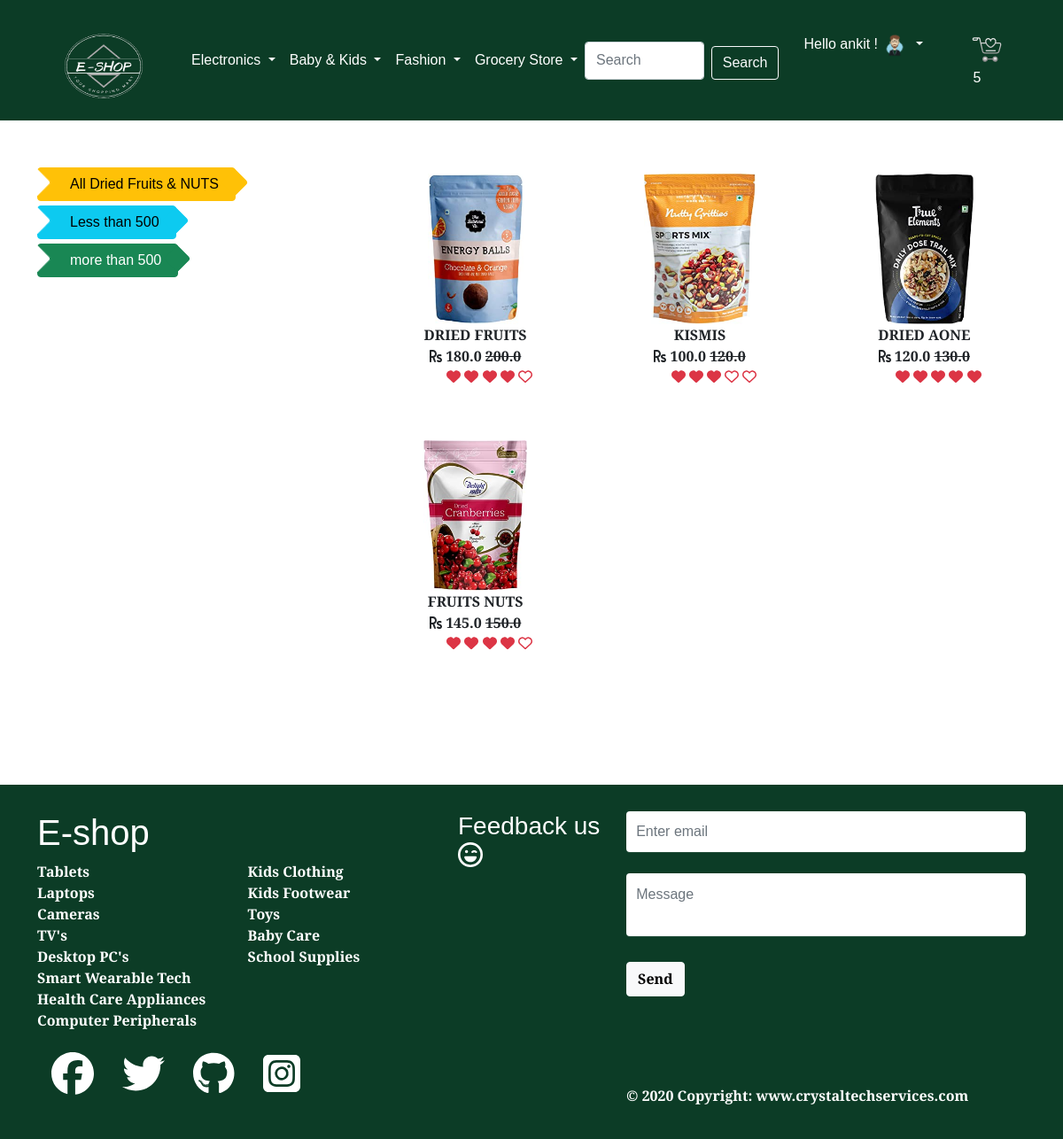
Page /DF (signed in) on the committed database.
### app/models.py (models this page shows, shortened)
class Product(models.Model):
    title = models.CharField(max_length=200)
    selling_price = models.FloatField()
    discounted_price = models.FloatField()
    description = models.TextField()
    brand = models.CharField(max_length=200)
    category = models.CharField(choices = CATEGORY_CHOICES, max_length=2)
    product_image = models.ImageField(upload_to = 'productimg')
    quantity_available=models.IntegerField(default=100)
    ratings=models.IntegerField(default =5)
    offer=models.BooleanField(default=False)
    offer_value=models.IntegerField(default=10)

### app/views.py (the view)
# urls.py: path('DF',views.DriedFruitNuts,name='DF'),
@login_required
def DriedFruitNuts(request, data=None):
    if data == None:
        DF= Product.objects.filter(category='DF')
    elif data == 'above':
        DF = Product.objects.filter(
            category='DF').filter(discounted_price__gt=500)
    elif data == 'below':
        DF= Product.objects.filter(
            category='DF').filter(discounted_price__lt=500)
    if request.user.is_authenticated:
        totalitem = len(Cart.objects.filter(user=request.user))
    return render(request, 'app/DriedFruits.html', {'DF': DF, 'totalitem': totalitem})

### app/templates/app/DriedFruits.html (shortened to what this page needs)
{% extends 'app/base.html' %}
{% load static %}
{% block main-content %}
<div class="container my-5">
    <div class="row">
        <div class="col-sm-3">
            <div class="list-group">
                <link rel="stylesheet" href="{% static 'app/css/cat.css' %}">
                <a href="{% url 'DF' %}" class=" list-group-item-action" aria-current="true"><button type="button" class="btn btn-warning btn-arrow-right">All
                    Dried Fruits & NUTS</button></a>
                <a href="{% url 'DFdata' 'below' %}" class=" list-group-item-action" aria-current="true"><button type="button" class="btn btn-info btn-arrow-right">Less
                    than 500</button></a>
                <a href="{% url 'DFdata' 'above' %}" class=" list-group-item-action" aria-current="true"><button type="button" class="btn btn-success btn-arrow-right">more
                    than 500</button></a>
            </div>
        </div>
        <div class="col-sm-8 offset-sm-1">
            <div class="row">
                {% for product in DF%}
                <div class="col-sm-4 text-center mb-4">
                    <a href="{% url 'product-detail' product.id %}" class="btn">
                        <div class="item">
                            <img src="{{product.product_image.url}}" alt="" height="170" class="">
                            <div class="fw-bold">{{product.title}}</div>
                             <div class="fw-bold"><i class="fas fa-rupee-sign"></i><large> {{product.discounted_price}}</large>
                           <strike> {{product.selling_price}}</strike>
                                                       {% if product.ratings == 0 %}
  <ul class="rating">
    <i class="far fa-heart fa-sm text-danger fa-1x"></i>
    <i class="far fa-heart fa-sm text-danger fa-1x"></i>
    <i class="far fa-heart fa-sm text-danger fa-1x"></i>
    <i class="far fa-heart fa-sm text-danger fa-1x"></i>
    <i class="far fa-heart fa-sm text-danger fa-1x"></i>
 </ul>
 {% elif product.ratings == 3 %}
 <ul class="rating">
    <i class="fas fa-heart fa-sm text-danger fa-1x"></i>
    <i class="fas fa-heart fa-sm text-danger fa-1x"></i>
    <i class="fas fa-heart fa-sm text-danger fa-1x"></i>
    <i class="far fa-heart fa-sm text-danger fa-1x"></i>
    <i class="far fa-heart fa-sm text-danger fa-1x"></i>
 </ul>
 {% elif product.ratings == 4 %}
 <ul class="rating">
    <i class="fas fa-heart fa-sm text-danger fa-1x"></i>
    <i class="fas fa-heart fa-sm text-danger fa-1x"></i>
    <i class="fas fa-heart fa-sm text-danger fa-1x"></i>
    <i class="fas fa-heart fa-sm text-danger fa-1x"></i>
    <i class="far fa-heart fa-sm text-danger fa-1x"></i>
 </ul>
{%else%}
 <ul class="rating">
    <i class="fas fa-heart fa-sm text-danger fa-1x"></i>
    <i class="fas fa-heart fa-sm text-danger fa-1x"></i>
    <i class="fas fa-heart fa-sm text-danger fa-1x"></i>
    <i class="fas fa-heart fa-sm text-danger fa-1x"></i>
    <i class="fas fa-heart fa-sm text-danger fa-1x"></i>
 </ul>
{%endif%}
                            </div>
                        </div>
                    </a>
                </div>
                {% endfor %}
            </div>
        </div>
    </div>
</div>
{% endblock main-content %}

### app/templates/app/base.html (shortened to what this page needs)
<!doctype html>
{% load static %}
<html lang="en">
<head>
  <link href="https://cdn.jsdelivr.net/npm/bootstrap@5.0.0-beta1/dist/css/bootstrap.min.css" rel="stylesheet"
>
  <link rel="stylesheet" href="{% static 'app/css/owl.carousel.min.css' %}">
  <link rel="stylesheet" href="{% static 'app/css/all.min.css' %}">
  <link rel="stylesheet" href="{% static 'app/css/style.css' %}">
</head>
<body>
  <nav style="background-color:#0C3C26;" class="navbar navbar-expand-lg navbar-dark ">
    <div class="container">
      <a class="navbar-brand" href="/" style="font-size:3vw"><img style="vertical-align:middle,float:left, padding-left: 0em;;" src="{% static 'app/images/6.png' %}" alt="𝔢 𝔰𝔥𝔬𝔭" height="110px" width="150px" > </a>
      <div class="collapse navbar-collapse" id="navbarSupportedContent">
        <ul class="navbar-nav me-auto mb-2 mb-lg-0">
          <li class="nav-item dropdown">
            <a class="nav-link dropdown-toggle text-white" href="#" id="electronicsDropdown" role="button"
              data-bs-toggle="dropdown" aria-expanded="false">
              Electronics
            </a>
          </li>
           <li class="nav-item dropdown">
            <a class="nav-link dropdown-toggle text-white" href="#" id="electronicsDropdown" role="button"
              data-bs-toggle="dropdown" aria-expanded="false">
              Baby & Kids
            </a>
          </li>
          <li class="nav-item dropdown">
            <a class="nav-link dropdown-toggle text-white" href="#" id="fashionDropdown" role="button"
              data-bs-toggle="dropdown" aria-expanded="false">
              Fashion
            </a>
          </li>
           <li class="nav-item dropdown">
            <a class="nav-link dropdown-toggle text-white" href="#" id="fashionDropdown" role="button"
              data-bs-toggle="dropdown" aria-expanded="false">
              Grocery Store
            </a>
          </li>
        </ul>
        <form method='get' action="/search" class="d-flex">
          <input class="form-control me-2" type="search" placeholder="Search" aria-label="Search" name="search" id='search'>
          <button class="btn btn-outline-light" type="submit">Search</i></button>
        </form>
        <div>
          <ul class="navbar-nav me-auto mb-2 mb-lg-0">
            {% if request.user.is_authenticated %}
            <li class="nav-item dropdown mx-1 " >
              <a class="nav-link dropdown-toggle text-white p-4" href="#" id="profileDropdown" role="button"
                data-bs-toggle="dropdown" aria-expanded="false">
               Hello {{request.user}} ! <img src="{% static 'app/images/admin.png' %}" width='30' height='30' >
              </a>
            </li>
            <li class="nav-item mx-0 p-3">
          <a href="{% url 'showcart' %}" class="nav-link text-white">{{totalitem}}</a>
            </li>
            {% endif %}
          </ul>
        </div>
      </div>
    </div>
  </nav>
  {% block main-content %} {% endblock main-content %}
  <link rel="stylesheet" href="{% static 'app/css/footer.css' %}">
<footer style="background-color:#0C3C26;" class="footer ">
    <div class="container  ">
        <div class="row ">
            <div class="col-md-5">
                <h1>E-shop</h1>
                <div class="row">
                    <div class="col-6">
                        <ul class="list-unstyled">
                          <b>  <li><a href="{% url 'tablets' %}">Tablets </a></li>
              <li><a href="{% url 'laptop' %}">Laptops </a></li>
              <li><a  href="{% url 'camera' %}">Cameras </a></li>
              <li><a  href="{% url 'tv' %}">TV's</a></li>
              <li><a href="{% url 'PC' %}">Desktop PC's</a></li>
              <li><a  href="{% url 'smart' %}">Smart Wearable Tech</a></li>
              <li><a  href="{% url 'health' %}">Health Care Appliances</a></li>
              <li><a  href="{% url 'cp' %}">Computer Peripherals</a></li></b>
                        </ul>
                    </div>
                    <div class="col-6">
                        <ul class="list-unstyled">
                         <b>  <li><a  href="{% url 'KC' %}">Kids Clothing</a></li>
              <li><a href="{% url 'KF' %}">Kids Footwear</a></li>
              <li><a href="{% url 'TO' %}">Toys</a></li>
              <li><a  href="{% url 'BC' %}">Baby Care</a></li>
               <li><a  href="{% url 'SS' %}">School Supplies</a></li></b>
                        </ul>
                    </div>
                </div>
                <ul class="nav">
                    <li class="nav-item"><a href="" class="nav-link pl-0"><i class='fab fa-facebook fa-spin fa-3x'></i></i></a></li>
                    <li class="nav-item"><a href="" class="nav-link"><i class='fab fa-twitter fa-spin fa-3x'></i></a></li>
                    <li class="nav-item"><a href="https://github.com/yashasvi246" class="nav-link"><i class='fab fa-github fa-spin fa-3x'></i></a></li>
                    <li class="nav-item"><a href="" class="nav-link"><i class='fab fa-instagram-square fa-spin fa-3x'></i>
</a></li>
                </ul>
                <br>
            </div>
            <div class="col-md-2">
                <h3 class="text-md-right">Feedback us <i class="far fa-laugh-wink fa-spin fa-1x"></i></h3>
            </div>
            <div class="col-md-5">
                <form>
                    <fieldset class="form-group">
                        <input type="email" class="form-control" id="exampleInputEmail1" placeholder="Enter email">
                    </fieldset>
                    <fieldset class="form-group"><br>
                        <textarea class="form-control" id="exampleMessage" placeholder="Message" ></textarea>
                    </fieldset>
                    <fieldset class="form-group text-xs-right">
                    <br>
                        <button type="button" class="btn btn-light"><b>Send<b></button>
                    </fieldset>
                </form>
                <br>
                <br>
                <br>
                <br>
                © 2020 Copyright:
    <a class="text-white" href="https://www.crystaltechservices.com/">www.crystaltechservices.com</a>
            </div>
  </div>
    </div>
</footer>
</body>
</html>

### app/static/app/css/cat.css (style rules this page uses)
body { padding: 0px; }
.btn { margin-top: 5px; }
.btn-arrow-right, .btn-arrow-left { position: relative; padding-left: 18px; padding-right: 18px; }
.btn-arrow-right { padding-left: 36px; }
.btn-arrow-right:before, .btn-arrow-right:after, .btn-arrow-left:before, .btn-arrow-left:after { content: ""; position: absolute; top: 5px; width: 22px; height: 22px; background: inherit; border: inherit; border-left-color: transparent; border-bottom-color: transparent; border-radius: 0px 4px 0px 0px; -webkit-border-radius: 0px 4px 0px 0px; -moz-border-radius: 0px 4px 0px 0px; }
.btn-arrow-right:before, .btn-arrow-right:after { transform: rotate(45deg); -webkit-transform: rotate(45deg); -moz-transform: rotate(45deg); -o-transform: rotate(45deg); -ms-transform: rotate(45deg); }
.btn-arrow-right:before, .btn-arrow-left:before { left: -11px; }
.btn-arrow-right:after, .btn-arrow-left:after { right: -11px; }
.btn-arrow-right:after, .btn-arrow-left:before { z-index: 1; }
.btn-arrow-right:before, .btn-arrow-left:after { background-color: white; }

### app/static/app/css/footer.css (style rules this page uses)
body { font-family: 'Alegreya Sans', sans-serif; }
html { position: relative; min-height: 100%; }
body { margin-bottom: 500px; }
.footer { position: absolute; bottom: 0; width: 100%; height: 400px; }
footer { padding-top: 30px; background-color: #0275d8; color: #fff; }
footer a { color: #fff; text-decoration:none; }
footer .form-control { background-color: #FFF; box-shadow: 0 1px 0 0 rgba(255, 255, 255, 0.1); border: none; resize: none; color: #000; padding: 0.7em 0.7em; }

### rows in the picture
Product: product_image (picture), title "DRIED FRUITS", discounted_price "180.0", selling_price "200.0", ratings 4 (drawn)
Product: product_image (picture), title "KISMIS", discounted_price "100.0", selling_price "120.0", ratings 3 (drawn)
Product: product_image (picture), title "DRIED AONE", discounted_price "120.0", selling_price "130.0"
Product: product_image (picture), title "FRUITS NUTS", discounted_price "145.0", selling_price "150.0", ratings 4 (drawn)

### other values in the picture
{{ request.user }} "ankit"
{{ totalitem }} "5"
